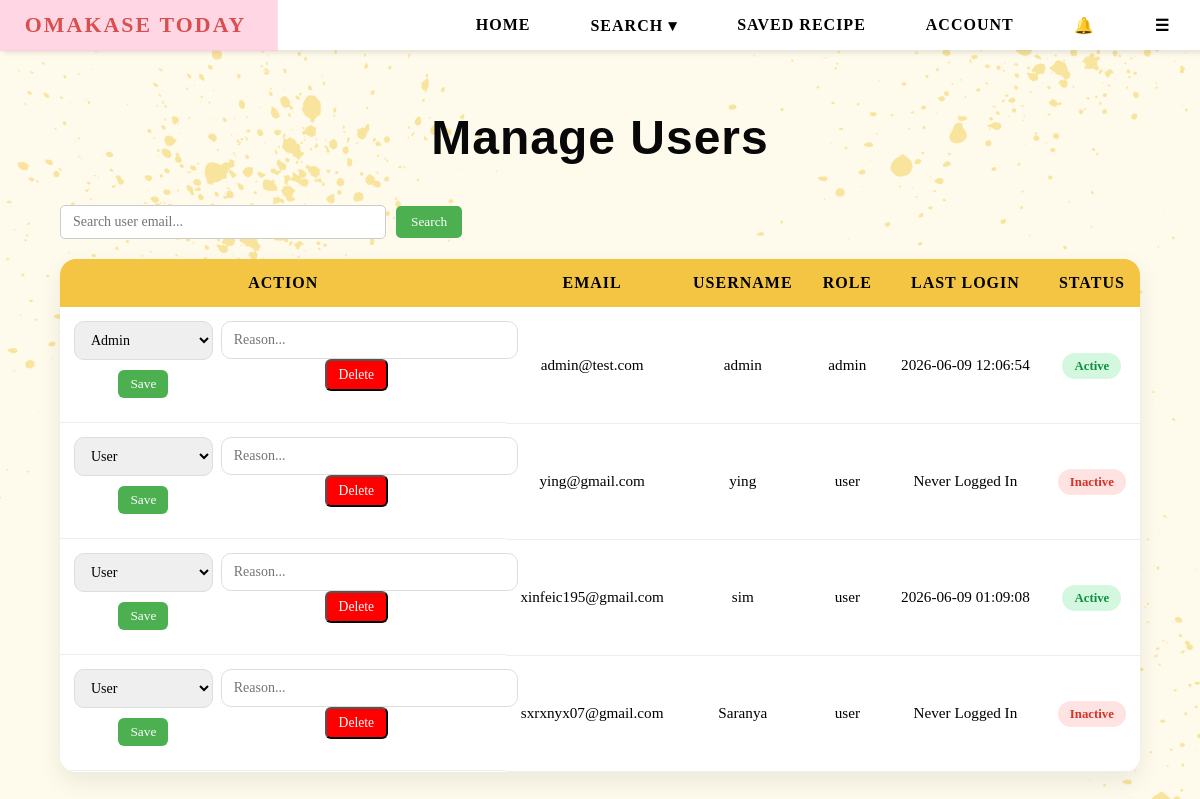
Before: /admin/users (signed in) with the older database file.
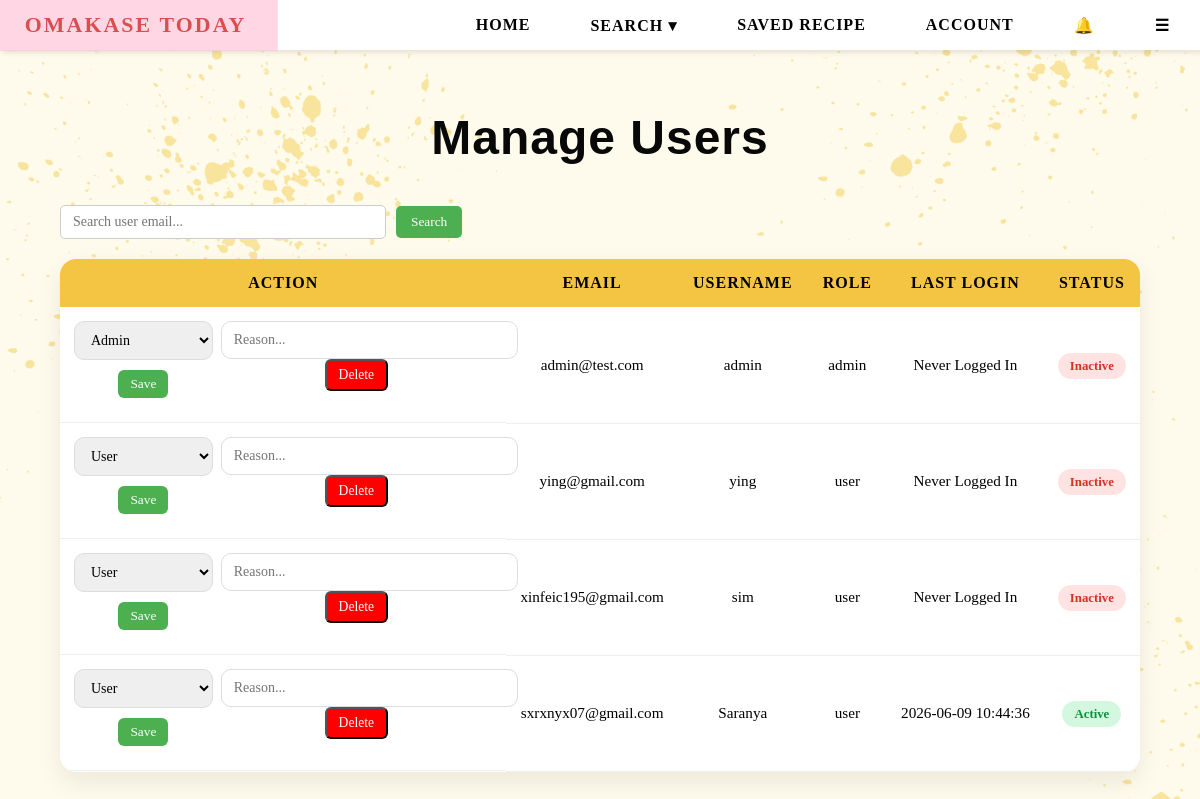
After: the same page with the newer database file.
### tables this page shows
CREATE TABLE users (
        email TEXT PRIMARY KEY,
        username TEXT,
        password TEXT,
        bio TEXT,
        profile_pic TEXT,
        role TEXT DEFAULT 'user'
    , reset_token TEXT, reset_used INTEGER DEFAULT 0, reset_viewed INTEGER DEFAULT 0, last_login TEXT);

### app.py (the view)
@app.route("/admin/users")
def admin_users():
    if session.get("role") != "admin":
        return "403 Forbidden"
    conn = sqlite3.connect(DB_PATH)
    c = conn.cursor()
    c.execute("""
        SELECT email,
            username,
            role,
            last_login
        FROM users
    """)
    users = c.fetchall()
    conn.close()
    six_months_ago = (
            datetime.now() - timedelta(days=180)
        )
    processed_users = []
    for user in users:
        status = "Inactive"
        if user[3]:
            try:
                last_login = datetime.strptime(
                    user[3],
                    "%Y-%m-%d %H:%M:%S"
                )
                if last_login > six_months_ago:
                    status = "Active"
            except:
                status = "Inactive"
        processed_users.append(
            (
                user[0],  # email
                user[1],  # username
                user[2],  # role
                user[3],  # last_login
                status    # active/inactive
            )
        )
    return render_template(
        "admin_users.html",
        users=processed_users
    )

### templates/admin_users.html (shortened to what this page needs)
{% extends "base.html" %}
{% block content %}
<div class="admin-users-wrapper">
    <h1 class="admin-title">Manage Users</h1>
    <div class="admin-controls">
        <input type="text" id="userSearch" class="search-input"
            placeholder="Search user email...">
        <button onclick="filterUsers()" class="search-btn">
            Search
        </button>
    </div>
    <table class="users-table">
        <thead>
            <tr>
                <th>ACTION</th>
                <th>EMAIL</th>
                <th>USERNAME</th>
                <th>ROLE</th>
                <th>LAST LOGIN</th>
                <th>STATUS</th>
            </tr>
        </thead>
        <tbody id="userBody">
            {% for u in users %}
            <tr>
                <td style="display:flex; gap:8px; flex-wrap:wrap;">
                    <form action="/admin/users/update/{{ u[0] }}" method="POST">
                        <select name="role">
                            <option value="user" {% if u[2]=='user' %}selected{% endif %}>User</option>
                            <option value="admin" {% if u[2]=='admin' %}selected{% endif %}>Admin</option>
                        </select>
                        <button type="submit" class="update-btn">Save</button>
                    </form>
                    <form action="/admin/delete/{{ u[0] }}" method="POST"
                          onsubmit="return confirmDelete(this)">
                        <input type="text" name="reason"
                               placeholder="Reason..."
                               required
                               class="reason-input">
                        <button type="submit" class="delete-btn">
                            Delete
                        </button>
                    </form>
                </td>
                <td>{{ u[0] }}</td>
                <td>{{ u[1] }}</td>
                <td>{{ u[2] }}</td>
                <td>
                    {% if u[3] %}
                        {{ u[3] }}
                    {% else %}
                        Never Logged In
                    {% endif %}
                </td>
                <td>
                    <span class="
                        status-badge
                        {% if u[4] == 'Active' %}
                            active-status
                        {% else %}
                            inactive-status
                        {% endif %}
                    ">
                        {{ u[4] }}
                    </span>
                </td>
            </tr>
            {% endfor %}
        </tbody>
    </table>
</div>
{% endblock %}

### templates/base.html (shortened to what this page needs)
<!DOCTYPE html>
<html lang="en">
<head>
    <link rel="stylesheet" href="{{ url_for('static', filename='css/style.css') }}">
</head>
<body>
<nav>
    <ul>
        <li><a href="{{ url_for('home') }}">Omakase Today</a></li>
        <li class="hideOnMobile"><a href="{{ url_for('home') }}">HOME</a></li>
        <li class="hideOnMobile dropdown">
            <a href="javascript:void(0)" class="dropbtn">SEARCH ▾</a>
        </li>
        <li class="hideOnMobile"><a href="{{ url_for('saved_recipes') }}">SAVED RECIPE</a></li>
        <li class="hideOnMobile"><a href="{{ url_for('profile') }}">ACCOUNT</a></li>
        <li class="notif-wrapper">
            <a href="#" class="notif-icon" onclick="toggleNotif(event)">
                🔔
            </a>
        </li>
        <li class="menu-button" onclick=showSidebar()><a href="#">☰</a></li>
    </ul>
</nav>
{% block content %}{% endblock %}
</body>
</html>

Changed rows visible on the page:
changed users "admin@test.com": u "Active" → "Inactive"; last_login "2026-06-09 12:06:54" → (not shown); now shows "Never Logged In"
changed users "xinfeic195@gmail.com": u "Active" → "Inactive"; last_login "2026-06-09 01:09:08" → (not shown); now shows "Never Logged In"
changed users "sxrxnyx07@gmail.com": last_login (not shown) → "2026-06-09 10:44:36"; u "Inactive" → "Active"; no longer shows "Never Logged In"
